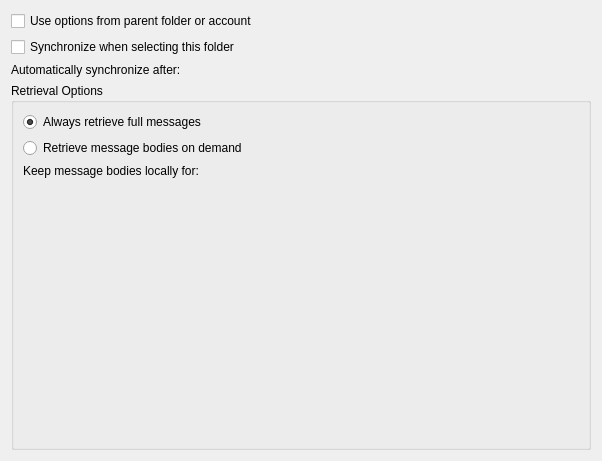
<?xml version="1.0" encoding="UTF-8"?>
<ui version="4.0">
 <class>CachePolicyPage</class>
 <widget class="QWidget" name="CachePolicyPage">
  <property name="enabled">
   <bool>true</bool>
  </property>
  <property name="geometry">
   <rect>
    <x>0</x>
    <y>0</y>
    <width>602</width>
    <height>461</height>
   </rect>
  </property>
  <layout class="QVBoxLayout" name="verticalLayout_3">
   <item>
    <widget class="QCheckBox" name="inherit">
     <property name="text">
      <string>Use options from parent folder or account</string>
     </property>
     <property name="checked">
      <bool>false</bool>
     </property>
     <property name="tristate">
      <bool>false</bool>
     </property>
    </widget>
   </item>
   <item>
    <widget class="QCheckBox" name="syncOnDemand">
     <property name="text">
      <string>Synchronize when selecting this folder</string>
     </property>
    </widget>
   </item>
   <item>
    <layout class="QHBoxLayout" name="horizontalLayout_3">
     <item>
      <widget class="QLabel" name="label_2">
       <property name="text">
        <string>Automatically synchronize after:</string>
       </property>
      </widget>
     </item>
     <item>
      <widget class="KIntNumInput" name="checkInterval" native="true">
       <property name="value" stdset="0">
        <number>-1</number>
       </property>
       <property name="minimum" stdset="0">
        <number>0</number>
       </property>
       <property name="suffix" stdset="0">
        <string>minutes</string>
       </property>
       <property name="specialValueText" stdset="0">
        <string comment="never check the cache">Never</string>
       </property>
      </widget>
     </item>
    </layout>
   </item>
   <item>
    <widget class="QStackedWidget" name="stackedWidget">
     <property name="currentIndex">
      <number>1</number>
     </property>
     <widget class="QWidget" name="rawPage">
      <layout class="QHBoxLayout" name="horizontalLayout">
       <property name="margin">
        <number>0</number>
       </property>
       <item>
         <widget class="QGroupBox" name="groupBox_2">
           <property name="title">
	     <string>Locally Cached Parts</string>
	   </property>
	   <layout class="QGridLayout" name="gridLayout">
	     <item row="0" column="0">
	       <widget class="KEditListWidget" name="localParts">
         <property name="enabled">
          <bool>false</bool>
         </property>
         <property name="buttons">
           <set>KEditListWidget::Add|KEditListWidget::Remove</set>
         </property>
         <property name="title" stdset="0">
	 <string>Locally Cached Parts</string>
         </property>
        </widget>
       </item>
      </layout>
     </widget>
      </item>
      </layout>
      </widget>
     <widget class="QWidget" name="endUserPage">
      <layout class="QVBoxLayout" name="verticalLayout_2">
       <property name="margin">
        <number>0</number>
       </property>
       <item>
        <widget class="QGroupBox" name="retrievalOptionsGroupBox">
         <property name="title">
          <string>Retrieval Options</string>
         </property>
         <layout class="QVBoxLayout" name="verticalLayout">
          <item>
           <widget class="QRadioButton" name="retrieveFullMessages">
            <property name="text">
             <string>Always retrieve full messages</string>
            </property>
            <property name="checked">
             <bool>true</bool>
            </property>
           </widget>
          </item>
          <item>
           <widget class="QRadioButton" name="retrieveOnlyHeaders">
            <property name="text">
             <string>Retrieve message bodies on demand</string>
            </property>
           </widget>
          </item>
          <item>
           <layout class="QHBoxLayout" name="horizontalLayout_2">
            <item>
             <widget class="QLabel" name="label">
              <property name="text">
               <string>Keep message bodies locally for:</string>
              </property>
             </widget>
            </item>
            <item>
             <widget class="KIntNumInput" name="localCacheTimeout" native="true">
              <property name="value" stdset="0">
               <number>-1</number>
              </property>
              <property name="minimum" stdset="0">
               <number>0</number>
              </property>
              <property name="suffix" stdset="0">
               <string>minutes</string>
              </property>
              <property name="specialValueText" stdset="0">
               <string comment="no cache timeout">Never</string>
              </property>
             </widget>
            </item>
           </layout>
          </item>
          <item>
           <spacer name="verticalSpacer">
            <property name="orientation">
             <enum>Qt::Vertical</enum>
            </property>
            <property name="sizeHint" stdset="0">
             <size>
              <width>20</width>
              <height>40</height>
             </size>
            </property>
           </spacer>
          </item>
         </layout>
        </widget>
       </item>
      </layout>
     </widget>
    </widget>
   </item>
  </layout>
 </widget>
 <customwidgets>
  <customwidget>
   <class>KEditListWidget</class>
   <extends>QWidget</extends>
   <header>keditlistwidget.h</header>
  </customwidget>
  <customwidget>
   <class>KIntNumInput</class>
   <extends>QWidget</extends>
   <header>knuminput.h</header>
  </customwidget>
 </customwidgets>
 <resources/>
 <connections>
  <connection>
   <sender>inherit</sender>
   <signal>toggled(bool)</signal>
   <receiver>localParts</receiver>
   <slot>setDisabled(bool)</slot>
   <hints>
    <hint type="sourcelabel">
     <x>199</x>
     <y>14</y>
    </hint>
    <hint type="destinationlabel">
     <x>321</x>
     <y>192</y>
    </hint>
   </hints>
  </connection>
  <connection>
   <sender>retrieveOnlyHeaders</sender>
   <signal>toggled(bool)</signal>
   <receiver>label</receiver>
   <slot>setEnabled(bool)</slot>
   <hints>
    <hint type="sourcelabel">
     <x>299</x>
     <y>143</y>
    </hint>
    <hint type="destinationlabel">
     <x>162</x>
     <y>168</y>
    </hint>
   </hints>
  </connection>
  <connection>
   <sender>retrieveOnlyHeaders</sender>
   <signal>toggled(bool)</signal>
   <receiver>localCacheTimeout</receiver>
   <slot>setEnabled(bool)</slot>
   <hints>
    <hint type="sourcelabel">
     <x>299</x>
     <y>143</y>
    </hint>
    <hint type="destinationlabel">
     <x>439</x>
     <y>168</y>
    </hint>
   </hints>
  </connection>
  <connection>
   <sender>inherit</sender>
   <signal>toggled(bool)</signal>
   <receiver>syncOnDemand</receiver>
   <slot>setDisabled(bool)</slot>
   <hints>
    <hint type="sourcelabel">
     <x>304</x>
     <y>18</y>
    </hint>
    <hint type="destinationlabel">
     <x>304</x>
     <y>39</y>
    </hint>
   </hints>
  </connection>
  <connection>
   <sender>inherit</sender>
   <signal>toggled(bool)</signal>
   <receiver>label_2</receiver>
   <slot>setDisabled(bool)</slot>
   <hints>
    <hint type="sourcelabel">
     <x>304</x>
     <y>18</y>
    </hint>
    <hint type="destinationlabel">
     <x>154</x>
     <y>64</y>
    </hint>
   </hints>
  </connection>
  <connection>
   <sender>inherit</sender>
   <signal>toggled(bool)</signal>
   <receiver>checkInterval</receiver>
   <slot>setDisabled(bool)</slot>
   <hints>
    <hint type="sourcelabel">
     <x>304</x>
     <y>18</y>
    </hint>
    <hint type="destinationlabel">
     <x>446</x>
     <y>64</y>
    </hint>
   </hints>
  </connection>
 </connections>
</ui>
